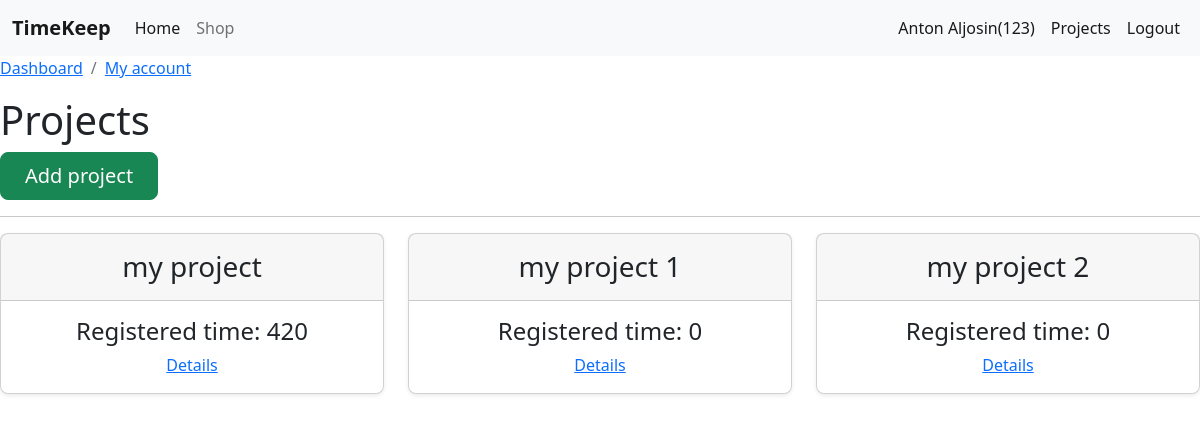
The page /projects/ (signed in) on the database its author committed.
### team/models.py (models this page shows, shortened)
class Team(models.Model):
    ACTIVE = 'active'
    DELETED = 'deleted'
    CHOICES_STATUS = (
        (ACTIVE, 'Active'),
        (DELETED, 'Deleted')
    )
    title = models.CharField(max_length=255)
    members = models.ManyToManyField(User, related_name='teams')
    created_by = models.ForeignKey(User, related_name='created_teams', on_delete=models.CASCADE)
    created_at = models.DateTimeField(auto_now_add=True)
    status = models.CharField(max_length=10, choices=CHOICES_STATUS, default=ACTIVE)
    class Meta:
        ordering = ['title']

### apps/project/models.py (models this page shows, shortened)
class Project(models.Model):
    team = models.ForeignKey(Team, related_name='projects', on_delete=models.CASCADE)
    title = models.CharField(max_length=255)
    created_by = models.ForeignKey(User, related_name='projects', on_delete=models.CASCADE)
    created_at = models.DateTimeField(auto_now_add=True)
    class Meta:
        ordering = ['title']
    def registered_time(self):
        return sum(entry.minutes for entry in self.entries.all())

class Entry(models.Model):
    team = models.ForeignKey(Team, related_name='entries', on_delete=models.CASCADE)
    project = models.ForeignKey(Project, related_name='entries', on_delete=models.CASCADE)
    minutes = models.IntegerField(default=0)
    is_tracked = models.BooleanField(default=False)
    created_by = models.ForeignKey(User, related_name='entries', on_delete=models.CASCADE)
    created_at = models.DateTimeField()
    class Meta:
        ordering = ['-created_at']

### apps/project/views.py (the view)
# urls.py: path('', projects, name='projects'),
@login_required
def projects(request):
    team = get_object_or_404(Team, pk=request.user.userprofile.active_team_id, status=Team.ACTIVE)
    projects = team.projects.all()
    if request.method == 'POST':
        title = request.POST.get('title')
    return render(request, 'project/projects.html', {'team': team, 'projects': projects})

### team/context_processors.py (called while the page is built)
def active_team(request):
    if request.user.is_authenticated:
        if request.user.userprofile.active_team_id:
            team = Team.objects.get(pk=request.user.userprofile.active_team_id)
            return {'active_team': team}
    return {'active_team': None}

### apps/project/templates/project/projects.html (shortened to what this page needs)
{% extends 'base.html' %}
{% block content %}
<div>
        <nav aria-label="breadcrumb">
            <ol class="breadcrumb">
                <li class="breadcrumb-item"><a href="#">Dashboard</a></li>
                <li class="breadcrumb-item active"><a href="{% url 'account' %}" aria-current="page">My account</a></li>
            </ol>
        </nav>
        <div class="columns">
            <div class="column is-4">
                <h1 class="title">Projects</h1>
            <button type="button" class="btn btn-success btn-lg px-4 me-md-2" onclick="location.href='{% url 'project:add' %}'">Add project</button>
            </div>
        </div>
<hr>
<div class="row row-cols-1 row-cols-md-3 mb-3 text-center">
    {% for project in projects %}
    <div class="col">
            <div class="card mb-4 rounded-3 shadow-sm">
              <div class="card-header py-3">
                <h3 class="my-0 fw-normal">{{ project.title }}</h3>
              </div>
                <div class="card-body">
                    <h4>Registered time: {{ project.registered_time }}</h4>
<a href="{% url 'project:project' project.id %}" class="button is-success">Details</a>
              </div>
            </div>
          </div>
    {% empty %}
        <div><p>No projects yet</p></div>
    {% endfor %}
</div>
    </div>
{% endblock %}

### timetracking/templates/base.html (shortened to what this page needs)
<!doctype html>
<html lang="en">
  <head>
    <link href="https://cdn.jsdelivr.net/npm/bootstrap@5.2.0/dist/css/bootstrap.min.css" rel="stylesheet">
  </head>
  <body>
  <nav class="navbar navbar-expand-lg bg-light">
      <div class="container-fluid">
          <a class="navbar-brand" href="#"><strong>TimeKeep</strong></a>
        <div class="collapse navbar-collapse" id="navbarTogglerDemo02">
          <ul class="navbar-nav me-auto mb-2 mb-lg-0">
            <li class="nav-item">
              <a class="nav-link active" aria-current="page" href="#">Home</a>
            </li>
            <li class="nav-item">
              <a class="nav-link" href="#">Shop</a>
            </li>
          </ul>
        </div>
          <ul class="nav navbar-nav navbar-right">
           {% if user.is_authenticated %}
                <li class="nav-item"><a class="nav-link active" href="{% url 'account' %}?next={{ request.path }}">{% firstof request.user.get_full_name request.user.username %}{% if active_team %}({{ active_team.title }}){% endif %}</a></li>
                <li class="nav-item"><a class="nav-link active" href="{% url 'project:projects' %}">Projects</a></li>
                <li class="nav-item"><a class="nav-link active" href="{% url 'logout' %}?next={{ request.path }}">Logout</a></li>
           {% endif %}
        </ul>
        </nav>
     {% block content %}
     {% endblock %}
  </body>
</html>

### rows shown on the page
Team: title "123"
Project: title "my project", registered_time "420"
Project: title "my project 1", registered_time "0"
Project: title "my project 2", registered_time "0"
